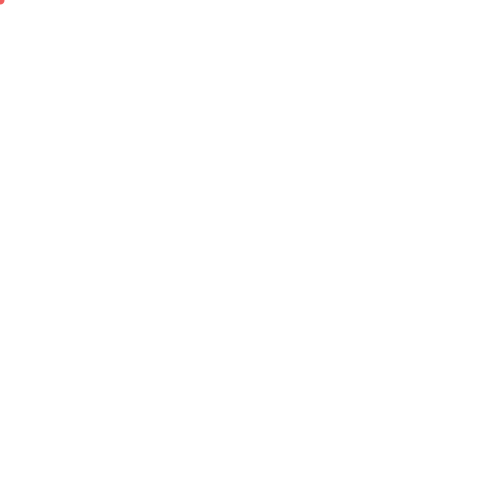
Frame 1 (no input)
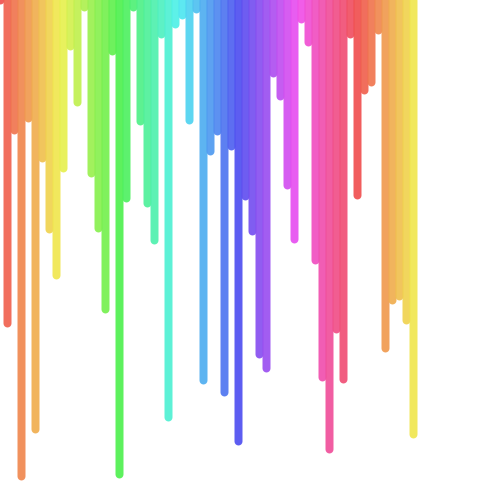
Frame 60 (the mouse pressed at the canvas centre just before this capture)
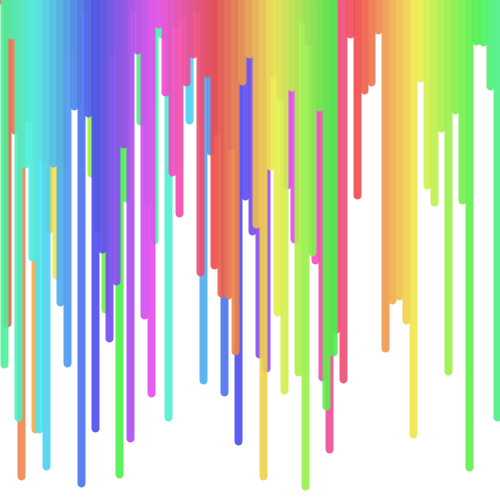
Frame 120 (the mouse held since frame 60 and released just before this capture)

The Processing sketch that drew these frames (run headless with seeded random() and noise(); from frame 60 on, the mouse is pressed at the canvas centre):

// Processing sketch: E2
// ── E2.pde

int x,y,h;
void setup()
{
  size(500,500);
  background(255);
}

void draw()
{
  colorMode(HSB);
  strokeWeight(8);
  stroke(h,175,240,230);
  h+=5;
  h%=255;
  line(x,0,x,y);
  x+=7;
  x%=500;
  y=floor(random(501));

}
